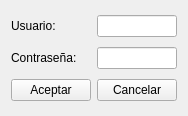
<?xml version="1.0" encoding="UTF-8"?>
<ui version="4.0">
 <class>LoginWindow</class>
 <widget class="QWidget" name="LoginWindow">
  <property name="geometry">
   <rect>
    <x>0</x>
    <y>0</y>
    <width>184</width>
    <height>116</height>
   </rect>
  </property>
  <property name="windowTitle">
   <string>ElectroStore - Inicio</string>
  </property>
  <layout class="QGridLayout" name="gridLayout">
   <item row="0" column="0">
    <widget class="QLabel" name="etiquetaUsuario">
     <property name="text">
      <string>Usuario:</string>
     </property>
    </widget>
   </item>
   <item row="1" column="1">
    <widget class="QLineEdit" name="inputPassword">
     <property name="maximumSize">
      <size>
       <width>100</width>
       <height>16777215</height>
      </size>
     </property>
    </widget>
   </item>
   <item row="2" column="0">
    <widget class="QPushButton" name="botonAceptarLogin">
     <property name="maximumSize">
      <size>
       <width>82</width>
       <height>16777215</height>
      </size>
     </property>
     <property name="text">
      <string>Aceptar</string>
     </property>
    </widget>
   </item>
   <item row="2" column="1">
    <widget class="QPushButton" name="botonCancelarLogin">
     <property name="maximumSize">
      <size>
       <width>82</width>
       <height>16777215</height>
      </size>
     </property>
     <property name="text">
      <string>Cancelar</string>
     </property>
    </widget>
   </item>
   <item row="1" column="0">
    <widget class="QLabel" name="etiquetaPassword">
     <property name="text">
      <string>Contraseña:</string>
     </property>
    </widget>
   </item>
   <item row="0" column="1">
    <widget class="QLineEdit" name="inputUser">
     <property name="maximumSize">
      <size>
       <width>100</width>
       <height>16777215</height>
      </size>
     </property>
    </widget>
   </item>
  </layout>
 </widget>
 <resources/>
 <connections>
  <connection>
   <sender>inputPassword</sender>
   <signal>returnPressed()</signal>
   <receiver>LoginWindow</receiver>
   <slot>update()</slot>
   <hints>
    <hint type="sourcelabel">
     <x>134</x>
     <y>56</y>
    </hint>
    <hint type="destinationlabel">
     <x>91</x>
     <y>57</y>
    </hint>
   </hints>
  </connection>
  <connection>
   <sender>botonAceptarLogin</sender>
   <signal>released()</signal>
   <receiver>LoginWindow</receiver>
   <slot>update()</slot>
   <hints>
    <hint type="sourcelabel">
     <x>48</x>
     <y>89</y>
    </hint>
    <hint type="destinationlabel">
     <x>91</x>
     <y>57</y>
    </hint>
   </hints>
  </connection>
  <connection>
   <sender>botonCancelarLogin</sender>
   <signal>released()</signal>
   <receiver>LoginWindow</receiver>
   <slot>close()</slot>
   <hints>
    <hint type="sourcelabel">
     <x>134</x>
     <y>89</y>
    </hint>
    <hint type="destinationlabel">
     <x>91</x>
     <y>57</y>
    </hint>
   </hints>
  </connection>
  <connection>
   <sender>inputUser</sender>
   <signal>returnPressed()</signal>
   <receiver>LoginWindow</receiver>
   <slot>update()</slot>
   <hints>
    <hint type="sourcelabel">
     <x>134</x>
     <y>23</y>
    </hint>
    <hint type="destinationlabel">
     <x>91</x>
     <y>57</y>
    </hint>
   </hints>
  </connection>
 </connections>
</ui>
